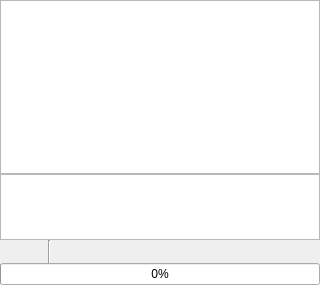
<?xml version="1.0" encoding="UTF-8"?>
<ui version="4.0">
 <class>Updater</class>
 <widget class="QWidget" name="Updater">
  <property name="geometry">
   <rect>
    <x>0</x>
    <y>0</y>
    <width>320</width>
    <height>285</height>
   </rect>
  </property>
  <property name="windowTitle">
   <string>TLE Updater</string>
  </property>
  <property name="locale">
   <locale language="C" country="AnyCountry"/>
  </property>
  <layout class="QVBoxLayout" name="verticalLayout">
   <property name="spacing">
    <number>0</number>
   </property>
   <property name="leftMargin">
    <number>0</number>
   </property>
   <property name="topMargin">
    <number>0</number>
   </property>
   <property name="rightMargin">
    <number>0</number>
   </property>
   <property name="bottomMargin">
    <number>0</number>
   </property>
   <item>
    <widget class="QListView" name="listView"/>
   </item>
   <item>
    <widget class="QPlainTextEdit" name="textStatus">
     <property name="sizePolicy">
      <sizepolicy hsizetype="Expanding" vsizetype="Preferred">
       <horstretch>0</horstretch>
       <verstretch>0</verstretch>
      </sizepolicy>
     </property>
     <property name="minimumSize">
      <size>
       <width>0</width>
       <height>66</height>
      </size>
     </property>
     <property name="maximumSize">
      <size>
       <width>16777215</width>
       <height>66</height>
      </size>
     </property>
     <property name="baseSize">
      <size>
       <width>0</width>
       <height>66</height>
      </size>
     </property>
     <property name="lineWrapMode">
      <enum>QPlainTextEdit::NoWrap</enum>
     </property>
    </widget>
   </item>
   <item>
    <widget class="QWidget" name="widget" native="true">
     <layout class="QHBoxLayout" name="horizontalLayout">
      <property name="spacing">
       <number>0</number>
      </property>
      <property name="leftMargin">
       <number>0</number>
      </property>
      <property name="topMargin">
       <number>0</number>
      </property>
      <property name="rightMargin">
       <number>0</number>
      </property>
      <property name="bottomMargin">
       <number>0</number>
      </property>
      <item>
       <widget class="QToolButton" name="btnUpdate">
        <property name="toolTip">
         <string>Download</string>
        </property>
        <property name="text">
         <string/>
        </property>
        <property name="icon">
         <iconset theme="network-receive"/>
        </property>
        <property name="autoRaise">
         <bool>true</bool>
        </property>
       </widget>
      </item>
      <item>
       <widget class="QToolButton" name="btnAbort">
        <property name="toolTip">
         <string>Abort</string>
        </property>
        <property name="text">
         <string/>
        </property>
        <property name="icon">
         <iconset theme="process-stop"/>
        </property>
        <property name="autoRaise">
         <bool>true</bool>
        </property>
       </widget>
      </item>
      <item>
       <widget class="Line" name="line_2">
        <property name="orientation">
         <enum>Qt::Vertical</enum>
        </property>
       </widget>
      </item>
      <item>
       <widget class="QToolButton" name="btnSave">
        <property name="toolTip">
         <string>Save</string>
        </property>
        <property name="text">
         <string/>
        </property>
        <property name="icon">
         <iconset theme="document-save"/>
        </property>
        <property name="autoRaise">
         <bool>true</bool>
        </property>
       </widget>
      </item>
      <item>
       <widget class="QToolButton" name="btnAdd">
        <property name="toolTip">
         <string>Add</string>
        </property>
        <property name="text">
         <string/>
        </property>
        <property name="icon">
         <iconset theme="list-add"/>
        </property>
        <property name="autoRaise">
         <bool>true</bool>
        </property>
       </widget>
      </item>
      <item>
       <widget class="QToolButton" name="btnRemove">
        <property name="toolTip">
         <string>Remove</string>
        </property>
        <property name="text">
         <string/>
        </property>
        <property name="icon">
         <iconset theme="list-remove"/>
        </property>
        <property name="autoRaise">
         <bool>true</bool>
        </property>
       </widget>
      </item>
      <item>
       <widget class="QToolButton" name="btnClear">
        <property name="toolTip">
         <string>Remove All</string>
        </property>
        <property name="text">
         <string/>
        </property>
        <property name="icon">
         <iconset theme="user-trash"/>
        </property>
        <property name="autoRaise">
         <bool>true</bool>
        </property>
       </widget>
      </item>
      <item>
       <spacer name="horizontalSpacer">
        <property name="orientation">
         <enum>Qt::Horizontal</enum>
        </property>
        <property name="sizeHint" stdset="0">
         <size>
          <width>40</width>
          <height>20</height>
         </size>
        </property>
       </spacer>
      </item>
     </layout>
    </widget>
   </item>
   <item>
    <widget class="QProgressBar" name="progressBar">
     <property name="value">
      <number>0</number>
     </property>
    </widget>
   </item>
  </layout>
 </widget>
 <tabstops>
  <tabstop>listView</tabstop>
  <tabstop>textStatus</tabstop>
  <tabstop>btnSave</tabstop>
  <tabstop>btnAdd</tabstop>
  <tabstop>btnRemove</tabstop>
  <tabstop>btnClear</tabstop>
 </tabstops>
 <resources/>
 <connections/>
</ui>
